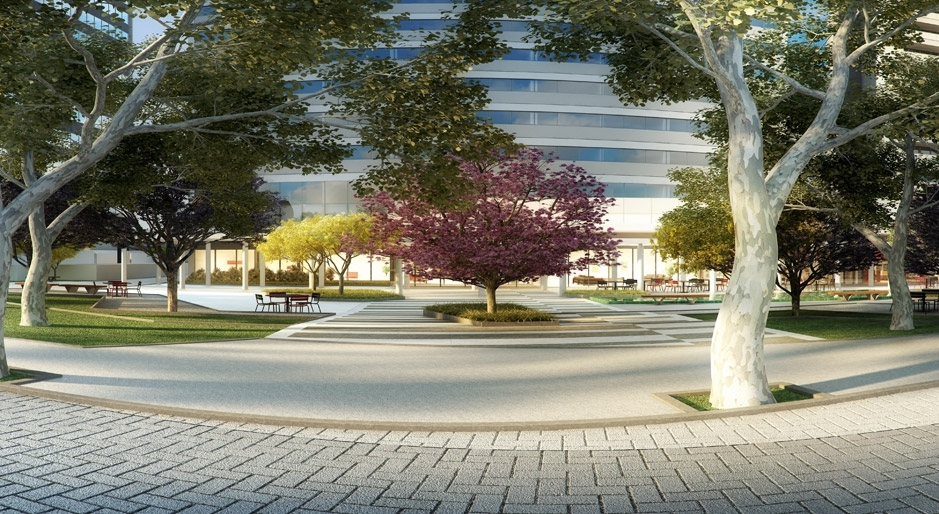
%> input picture praca.jpg, 939 x 514 px
$ octave histograma.m   (GNU Octave 9; MATLAB toolbox functions it lacks are replaced by stand-ins)
%> lines starting %> are read from the running program, lines starting %| are printed output that depends on the picture
im = imread('../../praca.jpg');
%> im is the input picture: size 514x939x3 uint8; mean R, G, B 123.7, 124, 107.9
im_g = rgb2gray(im);
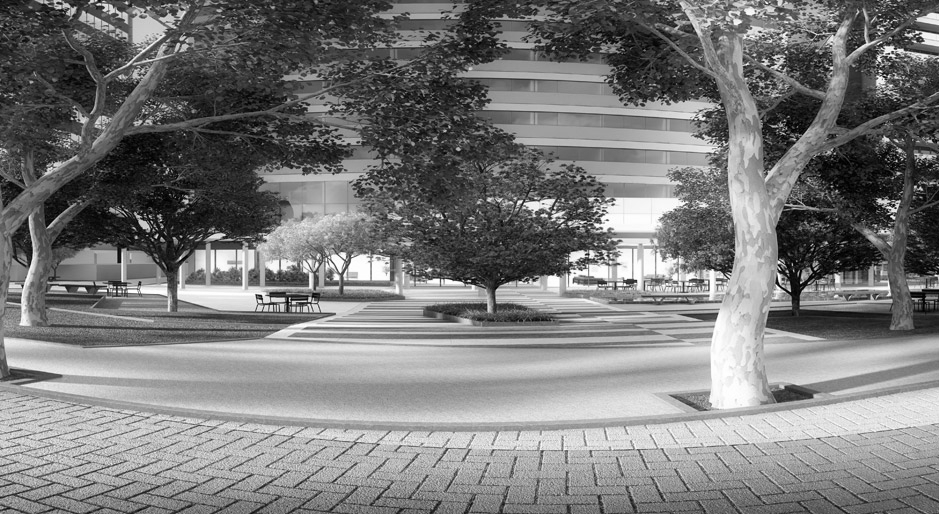
%> im_g: size 514x939 uint8; min 0, max 255, mean 122.1

% Vetor que recebe o histograma %
[valor, bin] = imhist(im_g);
%> valor = 256 values, max 2993 at index 160, min 23 at index 1, mean 1885.3; bin = 256 values from 0 to 255

subplot(1,3,1);
imshow(im_g);

subplot(1,3,2);
bar(bin, valor);

subplot(1,3,3);
imhist(im_g);
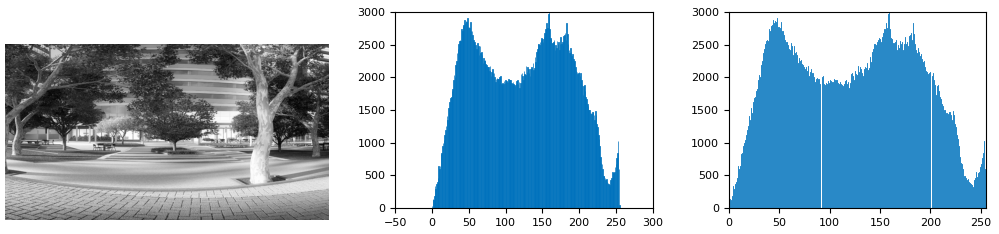
%> figure redrawn from the program's plot data, 3 panels

$ run again, with img1.jpg copied over praca.jpg
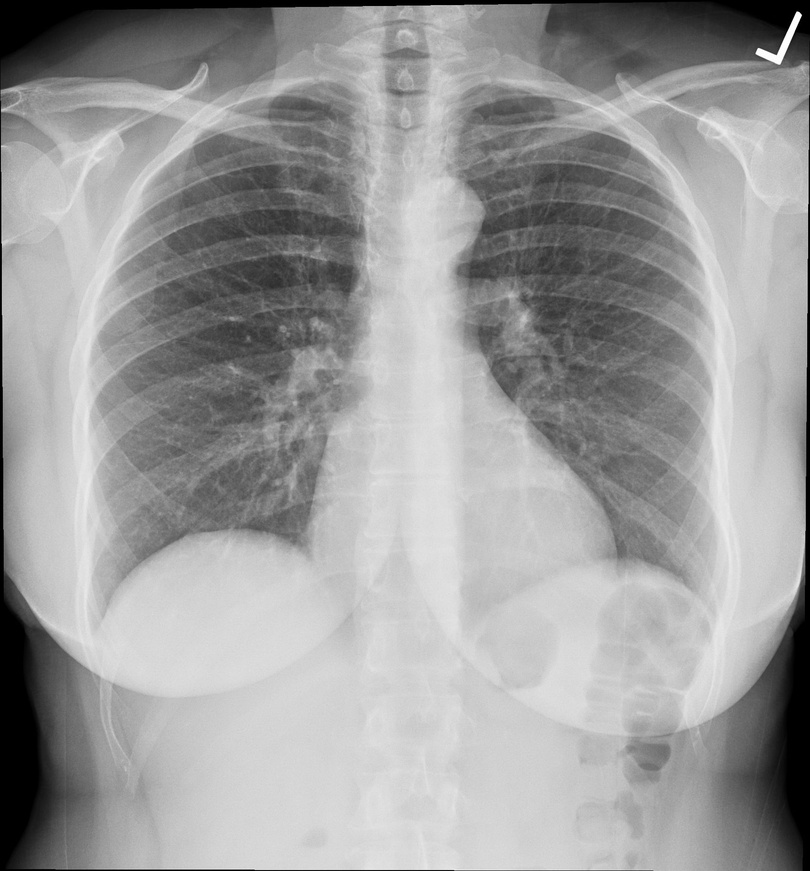
%> input picture img1.jpg, 810 x 871 px, shrunk from 1753 x 1885 before the run
%> im is the input picture: size 871x810x3 uint8; min 0, max 255, mean 155.9
%> valor = 256 values, max 18695 at index 1, min 0 at index 242, mean 2755.9; bin = 256 values from 0 to 255
%> `imhist(im_g);`:
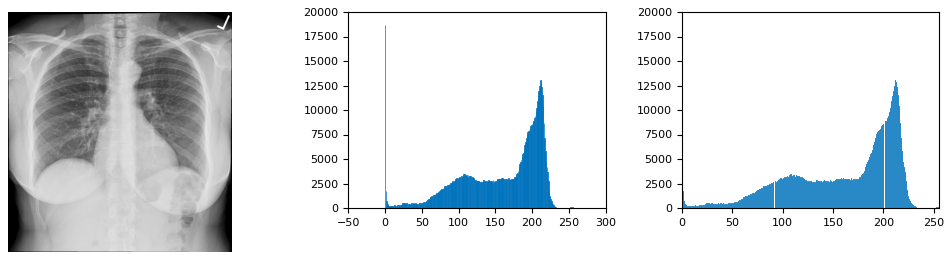
%> figure redrawn from the program's plot data, 3 panels

$ run again, with rice.jpg copied over praca.jpg
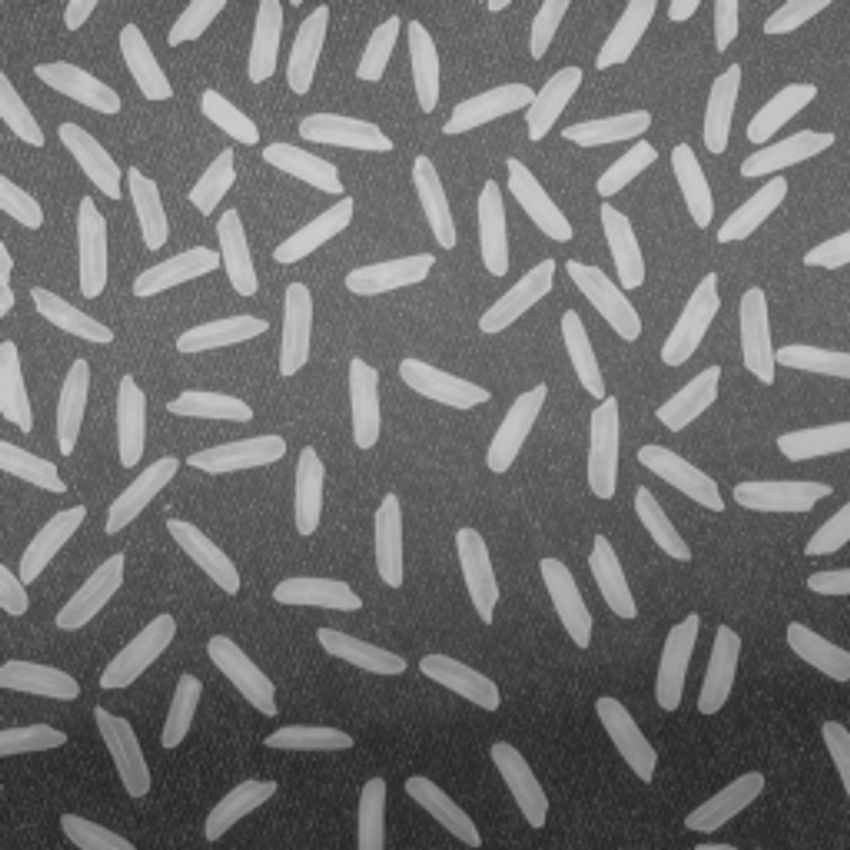
%> input picture rice.jpg, 850 x 850 px
%> im is the input picture: size 850x850x3 uint8; min 36, max 207, mean 111.3
%> valor = 256 values, max 16884 at index 105, min 0 at index 1, mean 2822.3; bin = 256 values from 0 to 255
%> `imhist(im_g);`:
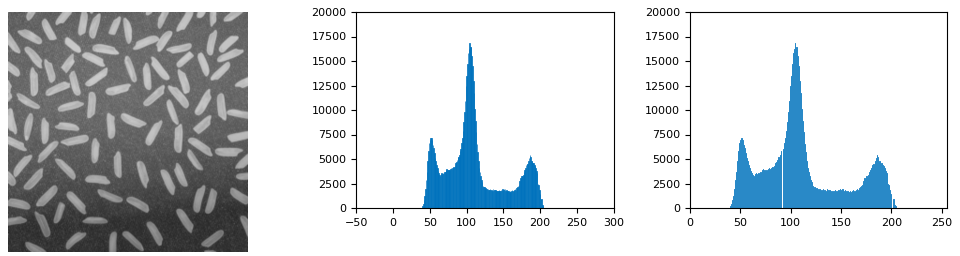
%> figure redrawn from the program's plot data, 3 panels
